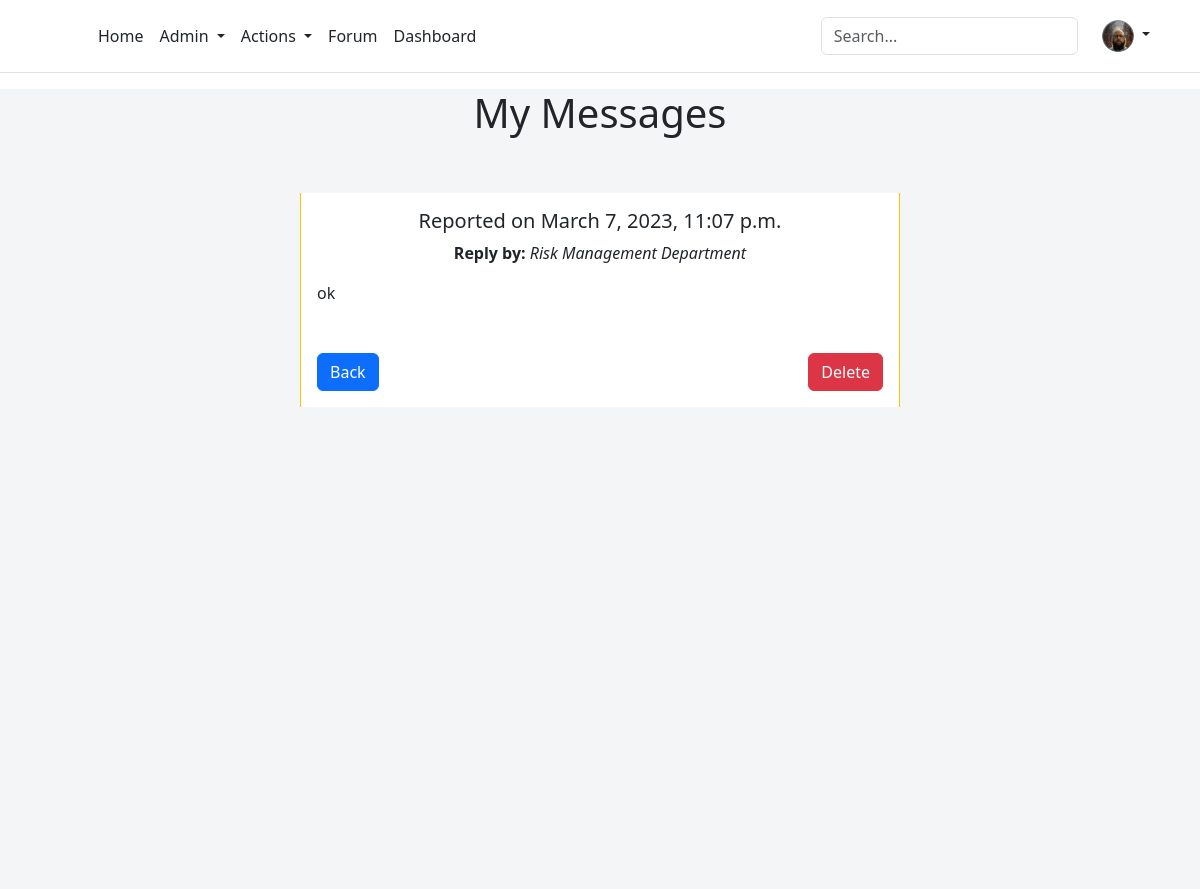
The page /my-messages-read/10/ (signed in) on the database its author committed.
### skmsapp/models.py (models this page shows, shortened)
class UserProfile(models.Model):
    user = models.OneToOneField(User, null=True, on_delete=models.CASCADE)
    type = models.CharField(max_length=255, choices= (('User','User'), ('Expert','Expert'), ('RiskManager','RiskManager')), default='User')
    userimage = models.ImageField(null=True, blank=True, upload_to="images/profile/")

class ReportReplyToSubmitter(models.Model):
    submitter = models.CharField(max_length=50, null=True)
    report_reply = models.TextField()
    reply_date = models.DateTimeField(auto_now_add=True)
    activity_date = models.DateTimeField(null=True)
    is_read = models.CharField(max_length=1)

### skmsapp/views.py (the view)
# urls.py: path('my-messages-read/<int:message_id>/', views.readMessage, name='readMessages'),
@login_required
def readMessage(request, message_id):
    post = ReportReplyToSubmitter.objects.get(id=message_id)
    user = request.user
    if request.method == 'POST':
        is_read = request.POST['mark-read']
        if is_read == 'Y':
            post.delete()
            messages.success(request, "You have successfully deleted the last viewed message.")
            return redirect("submitterReportList")
        else:
            return redirect("submitterReportList")
    else:
        return render(request, "my-messages-read.html", {'post':post, 'user':user})

### skmsapp/templates/my-messages-read.html (shortened to what this page needs)
{% extends "site-skeleton.html" %}
{% block body %}
<center>
<h1>My Messages</h1>
<br /><br />
<div class="card row-hover pos-relative py-3 px-3 mb-3 border-warning border-top-0 border-right-0 border-bottom-0 rounded-0" style="width: 50%;">
    <div class="row align-items-center">
      <div>
        {% load tz %}
        <h5>
          Reported on {{post.activity_date|timezone:"America/New_York"}}
        </h5>
        <p class="text-sm"><span class="op-6"><strong>Reply by:</strong></span> <em>Risk Management Department</em></p>
        <div class="text-sm op-5" style="text-align: left;"> {{post.report_reply}}</div>
        <br>
       </div>
    </div>
    <br>
    <div class="reply-button-div">
    <form method="post">
            <button type="submit"  class="btn btn-danger" style="float: right;">Delete</button>
            <a style="color: white; float: left;" href="{% url 'submitterReportList' %}" class="btn btn-primary">Back</a>
    </form>
    </div>
</div>
</center>
{% endblock %}

### skmsapp/templates/site-skeleton.html (shortened to what this page needs)
<!DOCTYPE html>
<html lang="en">
<head>
    <link href="https://cdn.jsdelivr.net/npm/bootstrap@5.3.0-alpha1/dist/css/bootstrap.min.css" rel="stylesheet">
    <link rel="stylesheet" href="https://cdnjs.cloudflare.com/ajax/libs/font-awesome/6.0.0/css/all.min.css">
    <link rel="stylesheet" href="https://mdbcdn.b-cdn.net/wp-content/themes/mdbootstrap4/docs-app/css/dist/mdb5/standard/core.min.css">
    <link rel="stylesheet" id="roboto-subset.css-css" href="https://mdbcdn.b-cdn.net/wp-content/themes/mdbootstrap4/docs-app/css/mdb5/fonts/roboto-subset.css?ver=3.9.0-update.5" type="text/css" media="all">
    <link rel="stylesheet" href="https://cdnjs.cloudflare.com/ajax/libs/font-awesome/4.7.0/css/font-awesome.min.css">
</head>
<body>
<header class="p-3 mb-3 border-bottom">
  <div class="container">
    <div class="d-flex flex-wrap align-items-center justify-content-center justify-content-lg-start">
      <a href="/" class="d-flex align-items-center mb-2 mb-lg-0 text-dark text-decoration-none">
        <svg class="bi me-2" width="40" height="32" role="img" aria-label="Bootstrap"><use xlink:href="#bootstrap"></use></svg>
      </a>
      <ul class="nav col-12 col-lg-auto me-lg-auto mb-2 justify-content-center mb-md-0">
        <li><a href="{% url 'home' %}" class="nav-link px-2 link-dark">Home</a></li>
        {% if user.userprofile.type == "RiskManager" %}
        <li class="nav-item dropdown">
          <a class="nav-link px-2 link-dark dropdown-toggle" href="#" id="navbardrop" data-toggle="dropdown">
            Admin
          </a>
        </li>
        {% endif %}
        <li class="nav-item dropdown">
          {% if user.is_authenticated %}
          <a class="nav-link px-2 link-dark dropdown-toggle" href="#" id="navbardrop" data-toggle="dropdown">
            Actions
          </a>
        </li>
        <li><a href="{% url 'forum' %}" class="nav-link px-2 link-dark">Forum</a></li>
        <li><a href="{% url 'dashboard' %}" class="nav-link px-2 link-dark">Dashboard</a></li>
        {% endif %}
      </ul>
      <form class="col-12 col-lg-auto mb-3 mb-lg-0 me-lg-3" role="search">
        <input type="search" class="form-control" placeholder="Search..." aria-label="Search">
      </form>
      <div class="nav-item dropdown text-end">
        <a href="#" class="nav-link px-2 d-block link-dark text-decoration-none dropdown-toggle" data-bs-toggle="dropdown" aria-expanded="false" id="navbardrop" data-toggle="dropdown">
          {% if user.is_authenticated %}
            {% if user.userprofile.userimage == "" %}
              <img src="https://betterwaterquality.com/wp-content/uploads/2020/09/dummy-profile-pic-300x300-1-1.png" alt="mdo" width="32" height="32" class="rounded-circle">
            {% else %}
              <img src="{{ user.userprofile.userimage.url }}" alt="mdo" width="32" height="32" class="rounded-circle">
            {% endif %}
          {% else %}
          <img src="https://betterwaterquality.com/wp-content/uploads/2020/09/dummy-profile-pic-300x300-1-1.png" alt="mdo" width="32" height="32" class="rounded-circle">
          {% endif %}
        </a>
      </div>
    </div>
  </div>
</header>
<section class="vh-100" style="background-color: #f4f5f7;">
   {% block body %}
   {% endblock %}
  </section><link href="https://code.ionicframework.com/ionicons/2.0.1/css/ionicons.min.css" rel="stylesheet">
</body>
</html>

### rows shown on the page
ReportReplyToSubmitter: activity_date "March 7, 2023, 11:07 p.m.", report_reply "ok"
